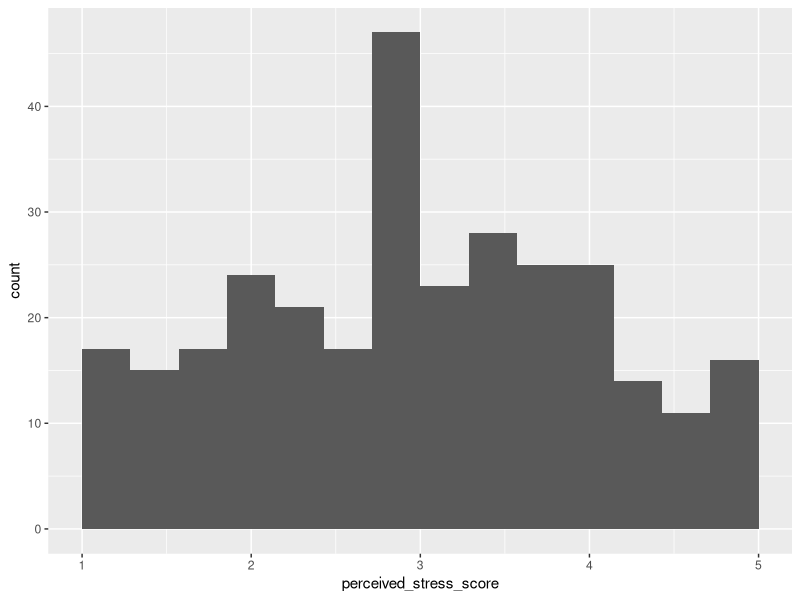
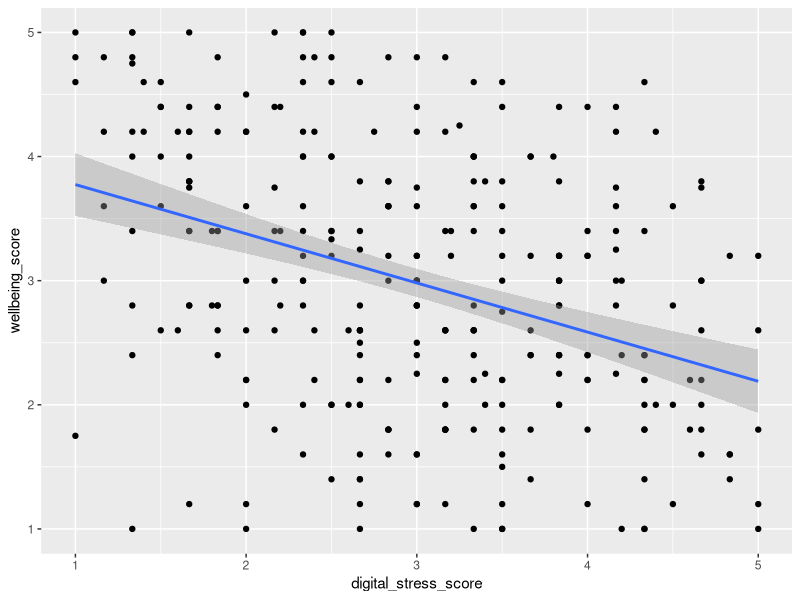

Here is the R script that generated these plots, in order:
# Solutions to Exercises
# R for Applied Psychology Students

library(tidyverse)
library(psych)
library(broom)

# Exercise 01 -------------------------------------------------------------

my_age <- 22
my_score <- 4.5
my_name <- "Student"

my_age
my_score
my_name

stress_scores <- c(2, 3, 4, 4, 5)
mean(stress_scores)
sd(stress_scores)
min(stress_scores)
max(stress_scores)

data <- read_csv("data/processed/student_psychology_synthetic_scored.csv")
nrow(data)
ncol(data)
names(data)

# Exercise 02 -------------------------------------------------------------

raw_data <- read_csv("data/raw/student_psychology_synthetic_raw.csv")

clean_data <- raw_data %>%
  mutate(
    gender = as.factor(gender),
    study_year = as.factor(study_year),
    program = as.factor(program),
    employment_status = as.factor(employment_status)
  )

missing_table <- clean_data %>%
  summarise(across(everything(), ~ sum(is.na(.)))) %>%
  pivot_longer(everything(), names_to = "variable", values_to = "missing_count")

missing_table

small_data <- clean_data %>%
  select(id, gender, age, study_year,
         starts_with("pss_"),
         starts_with("who_"))

head(small_data)

# Exercise 03 -------------------------------------------------------------

scored_data <- read_csv("data/processed/student_psychology_synthetic_scored.csv")

describe(scored_data %>%
           select(perceived_stress_score, digital_stress_score,
                  academic_motivation_score, wellbeing_score,
                  exam_anxiety_score))

scored_data %>%
  group_by(gender) %>%
  summarise(mean_wellbeing = mean(wellbeing_score, na.rm = TRUE))

ggplot(scored_data, aes(x = perceived_stress_score)) +
  geom_histogram(bins = 15)

ggplot(scored_data, aes(x = digital_stress_score, y = wellbeing_score)) +
  geom_point() +
  geom_smooth(method = "lm")

# Exercise 04 -------------------------------------------------------------

gender_data <- scored_data %>%
  filter(gender %in% c("Female", "Male"))

gender_data %>%
  group_by(gender) %>%
  summarise(
    mean_stress = mean(perceived_stress_score, na.rm = TRUE),
    sd_stress = sd(perceived_stress_score, na.rm = TRUE),
    n = n()
  )

t.test(perceived_stress_score ~ gender, data = gender_data)

anova_model <- aov(research_methods_confidence ~ as.factor(study_year), data = scored_data)
summary(anova_model)

# Exercise 05 -------------------------------------------------------------

simple_model <- lm(wellbeing_score ~ perceived_stress_score, data = scored_data)
summary(simple_model)

multiple_model <- lm(
  wellbeing_score ~ perceived_stress_score + digital_stress_score +
    academic_motivation_score + sleep_hours,
  data = scored_data
)

summary(multiple_model)
broom::tidy(multiple_model, conf.int = TRUE)
